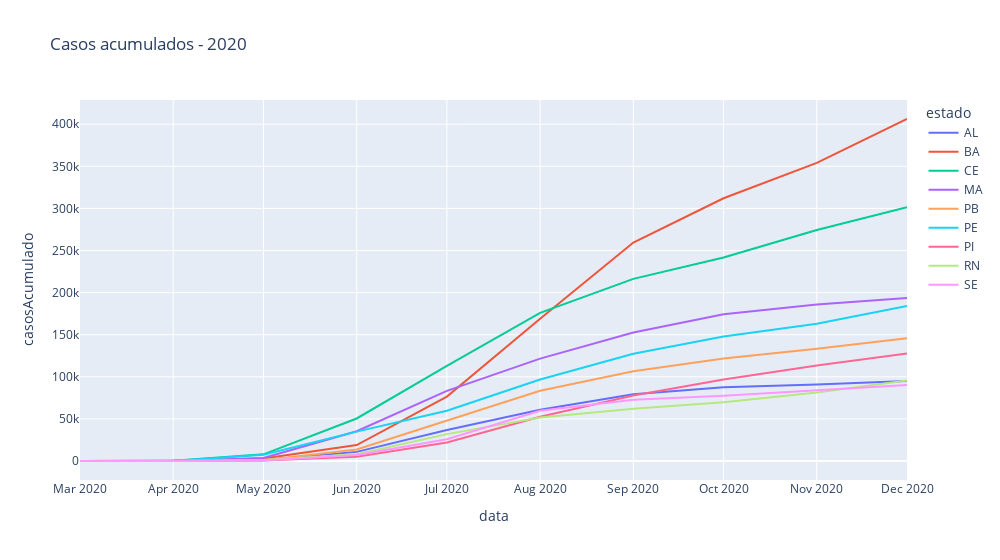

Notebook source saved alongside this figure:
### Markdown cell above
#### Gráfico representando o número de casos acumulados no primeiro dia de cada mês do ano de 2020, de acordo com cada estado

### Code cell
grafico_casos_acumulados = xp.line(
    b2020_meses, 
    x='data', 
    y='casosAcumulado', 
    width=1000,
    color='estado',
    title='Casos acumulados - 2020')

grafico_casos_acumulados.show()

### Figure 1 — Plotly figure (JSON) as saved in the notebook; plotly's stock layout.template omitted (floating-point values rounded to 4 significant figures)
{"data": [{"hovertemplate": "estado=AL<br>data=%{x}<br>casosAcumulado=%{y}<extra></extra>", "legendgroup": "AL", "line": {"color": "#636efa", "dash": "solid"}, "marker": {"symbol": "circle"}, "mode": "lines", "name": "AL", "orientation": "v", "showlegend": true, "type": "scatter", "x": ["2020-03-01", "2020-04-01", "2020-05-01", "2020-06-01", "2020-07-01", "2020-08-01", "2020-09-01", "2020-10-01", "2020-11-01", "2020-12-01"], "xaxis": "x", "y": [0, 18, 1226, 10837, 36819, 60992, 79258, 87504, 90820, 95152], "yaxis": "y"}, {"hovertemplate": "estado=BA<br>data=%{x}<br>casosAcumulado=%{y}<extra></extra>", "legendgroup": "BA", "line": {"color": "#EF553B", "dash": "solid"}, "marker": {"symbol": "circle"}, "mode": "lines", "name": "BA", "orientation": "v", "showlegend": true, "type": "scatter", "x": ["2020-03-01", "2020-04-01", "2020-05-01", "2020-06-01", "2020-07-01", "2020-08-01", "2020-09-01", "2020-10-01", "2020-11-01", "2020-12-01"], "xaxis": "x", "y": [0, 246, 3085, 18898, 76485, 168926, 259418, 312050, 354043, 406189], "yaxis": "y"}, {"hovertemplate": "estado=CE<br>data=%{x}<br>casosAcumulado=%{y}<extra></extra>", "legendgroup": "CE", "line": {"color": "#00cc96", "dash": "solid"}, "marker": {"symbol": "circle"}, "mode": "lines", "name": "CE", "orientation": "v", "showlegend": true, "type": "scatter", "x": ["2020-03-01", "2020-04-01", "2020-05-01", "2020-06-01", "2020-07-01", "2020-08-01", "2020-09-01", "2020-10-01", "2020-11-01", "2020-12-01"], "xaxis": "x", "y": [0, 444, 7879, 50504, 113017, 175928, 216333, 241684, 274341, 301414], "yaxis": "y"}, {"hovertemplate": "estado=MA<br>data=%{x}<br>casosAcumulado=%{y}<extra></extra>", "legendgroup": "MA", "line": {"color": "#ab63fa", "dash": "solid"}, "marker": {"symbol": "circle"}, "mode": "lines", "name": "MA", "orientation": "v", "showlegend": true, "type": "scatter", "x": ["2020-03-01", "2020-04-01", "2020-05-01", "2020-06-01", "2020-07-01", "2020-08-01", "2020-09-01", "2020-10-01", "2020-11-01", "2020-12-01"], "xaxis": "x", "y": [0, 52, 3506, 35297, 83256, 121581, 152681, 174195, 185917, 193550], "yaxis": "y"}, {"hovertemplate": "estado=PB<br>data=%{x}<br>casosAcumulado=%{y}<extra></extra>", "legendgroup": "PB", "line": {"color": "#FFA15A", "dash": "solid"}, "marker": {"symbol": "circle"}, "mode": "lines", "name": "PB", "orientation": "v", "showlegend": true, "type": "scatter", "x": ["2020-03-01", "2020-04-01", "2020-05-01", "2020-06-01", "2020-07-01", "2020-08-01", "2020-09-01", "2020-10-01", "2020-11-01", "2020-12-01"], "xaxis": "x", "y": [0, 20, 926, 13695, 48175, 83461, 106605, 121809, 133220, 145794], "yaxis": "y"}, {"hovertemplate": "estado=PE<br>data=%{x}<br>casosAcumulado=%{y}<extra></extra>", "legendgroup": "PE", "line": {"color": "#19d3f3", "dash": "solid"}, "marker": {"symbol": "circle"}, "mode": "lines", "name": "PE", "orientation": "v", "showlegend": true, "type": "scatter", "x": ["2020-03-01", "2020-04-01", "2020-05-01", "2020-06-01", "2020-07-01", "2020-08-01", "2020-09-01", "2020-10-01", "2020-11-01", "2020-12-01"], "xaxis": "x", "y": [0, 95, 7334, 34900, 59705, 96746, 127287, 147872, 162977, 184259], "yaxis": "y"}, {"hovertemplate": "estado=PI<br>data=%{x}<br>casosAcumulado=%{y}<extra></extra>", "legendgroup": "PI", "line": {"color": "#FF6692", "dash": "solid"}, "marker": {"symbol": "circle"}, "mode": "lines", "name": "PI", "orientation": "v", "showlegend": true, "type": "scatter", "x": ["2020-03-01", "2020-04-01", "2020-05-01", "2020-06-01", "2020-07-01", "2020-08-01", "2020-09-01", "2020-10-01", "2020-11-01", "2020-12-01"], "xaxis": "x", "y": [0, 18, 600, 5119, 22059, 52458, 77859, 96849, 113546, 127686], "yaxis": "y"}, {"hovertemplate": "estado=RN<br>data=%{x}<br>casosAcumulado=%{y}<extra></extra>", "legendgroup": "RN", "line": {"color": "#B6E880", "dash": "solid"}, "marker": {"symbol": "circle"}, "mode": "lines", "name": "RN", "orientation": "v", "showlegend": true, "type": "scatter", "x": ["2020-03-01", "2020-04-01", "2020-05-01", "2020-06-01", "2020-07-01", "2020-08-01", "2020-09-01", "2020-10-01", "2020-11-01", "2020-12-01"], "xaxis": "x", "y": [0, 92, 1297, 7964, 31899, 51557, 61991, 69715, 81312, 95660], "yaxis": "y"}, {"hovertemplate": "estado=SE<br>data=%{x}<br>casosAcumulado=%{y}<extra></extra>", "legendgroup": "SE", "line": {"color": "#FF97FF", "dash": "solid"}, "marker": {"symbol": "circle"}, "mode": "lines", "name": "SE", "orientation": "v", "showlegend": true, "type": "scatter", "x": ["2020-03-01", "2020-04-01", "2020-05-01", "2020-06-01", "2020-07-01", "2020-08-01", "2020-09-01", "2020-10-01", "2020-11-01", "2020-12-01"], "xaxis": "x", "y": [0, 20, 517, 7233, 25915, 59724, 72721, 77635, 84362, 90386], "yaxis": "y"}], "layout": {"legend": {"title": {"text": "estado"}, "tracegroupgap": 0}, "title": {"text": "Casos acumulados - 2020"}, "width": 1000, "xaxis": {"anchor": "y", "domain": [0, 1], "title": {"text": "data"}}, "yaxis": {"anchor": "x", "domain": [0, 1], "title": {"text": "casosAcumulado"}}}}
